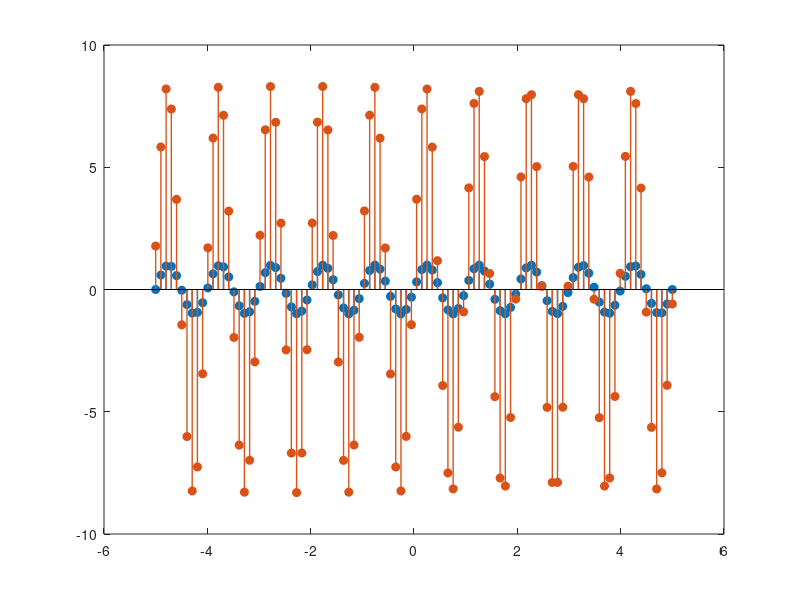
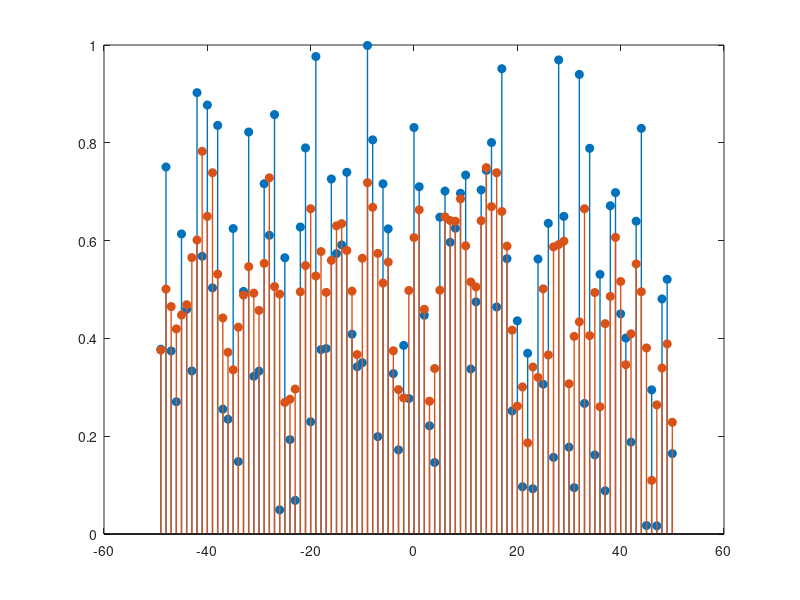

Write the MATLAB code that produced these figures, in order.
% Exercise 4 - Lab Session 1 - DSP 2025
close all
clear

% i (let's not generalize and do it for a filter of length 3):
filter_1 = [3 5 1]; % odd length
n = linspace(-5,5,100);
signal = sin(2*pi*100*n);
padded_signal = [0, signal, 0];
for k = 1:length(n)
% the filter vector needs to flipped (so [x y z] but use [z y x]) in
% order to be convolution, otherwise it's correlation (see fig in lab docs)
    filtered_signal(k) = filter_1(3)*padded_signal(k)+filter_1(2)*padded_signal(k+1)+filter_1(1)*padded_signal(k+2);
end
figure;
stem(n,signal,'filled','LineWidth',1);
hold on;
stem(n,filtered_signal,'filled','LineWidth',1);
hold off;

% ii:
filter_2 = 1/3*[1 1 1];
signal_2 = rand(100,1);
%signal_2 = signal;
convolved_signal = conv(signal_2,filter_2,'same'); %signal firts, filter second.
figure;
stem(-floor(length(signal_2)/2)+1:floor(length(signal_2)/2),signal_2,'filled',"LineWidth",1);
hold on;
stem(-floor(length(convolved_signal)/2)+1:floor(length(convolved_signal)/2),convolved_signal,'filled',"LineWidth",1);
hold off;
